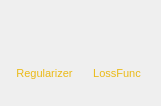
                                   <widget class="QWidget" name="widget_3" native="true">
                                    <property name="geometry">
                                     <rect>
                                      <x>-5</x>
                                      <y>580</y>
                                      <width>161</width>
                                      <height>106</height>
                                     </rect>
                                    </property>
                                    <property name="sizePolicy">
                                     <sizepolicy hsizetype="Preferred" vsizetype="Maximum">
                                      <horstretch>0</horstretch>
                                      <verstretch>0</verstretch>
                                     </sizepolicy>
                                    </property>
                                    <property name="styleSheet">
                                     <string notr="true">color: rgb(235, 186, 22);</string>
                                    </property>
                                    <layout class="QGridLayout" name="gridLayout_4">
                                     <item row="0" column="1">
                                      <widget class="QWidget" name="widget_16" native="true">
                                       <layout class="QVBoxLayout" name="verticalLayout_31">
                                        <property name="leftMargin">
                                         <number>4</number>
                                        </property>
                                        <property name="topMargin">
                                         <number>4</number>
                                        </property>
                                        <property name="rightMargin">
                                         <number>4</number>
                                        </property>
                                        <property name="bottomMargin">
                                         <number>4</number>
                                        </property>
                                        <item>
                                         <widget class="NNBLostFuncBlock" name="loss_func_block">
                                          <property name="cursor">
                                           <cursorShape>PointingHandCursor</cursorShape>
                                          </property>
                                          <property name="toolTip">
                                           <string>Loss Function</string>
                                          </property>
                                          <property name="styleSheet">
                                           <string notr="true"/>
                                          </property>
                                          <property name="text">
                                           <string/>
                                          </property>
                                          <property name="pixmap">
                                           <pixmap resource="../files.qrc">:/component/icons/component/LossFuction.png</pixmap>
                                          </property>
                                          <property name="scaledContents">
                                           <bool>true</bool>
                                          </property>
                                          <property name="alignment">
                                           <set>Qt::AlignCenter</set>
                                          </property>
                                          <property name="margin">
                                           <number>7</number>
                                          </property>
                                         </widget>
                                        </item>
                                        <item>
                                         <widget class="QLabel" name="label_25">
                                          <property name="font">
                                           <font>
                                            <family>Segoe UI</family>
                                            <pointsize>8</pointsize>
                                           </font>
                                          </property>
                                          <property name="text">
                                           <string>LossFunc</string>
                                          </property>
                                          <property name="textFormat">
                                           <enum>Qt::AutoText</enum>
                                          </property>
                                          <property name="alignment">
                                           <set>Qt::AlignCenter</set>
                                          </property>
                                          <property name="wordWrap">
                                           <bool>false</bool>
                                          </property>
                                         </widget>
                                        </item>
                                       </layout>
                                      </widget>
                                     </item>
                                     <item row="0" column="0">
                                      <widget class="QWidget" name="widget_18" native="true">
                                       <layout class="QVBoxLayout" name="verticalLayout_33">
                                        <property name="leftMargin">
                                         <number>4</number>
                                        </property>
                                        <property name="topMargin">
                                         <number>4</number>
                                        </property>
                                        <property name="rightMargin">
                                         <number>4</number>
                                        </property>
                                        <property name="bottomMargin">
                                         <number>4</number>
                                        </property>
                                        <item>
                                         <widget class="NNBRegularizerIcon" name="regularizer">
                                          <property name="cursor">
                                           <cursorShape>PointingHandCursor</cursorShape>
                                          </property>
                                          <property name="toolTip">
                                           <string>Regularizer</string>
                                          </property>
                                          <property name="styleSheet">
                                           <string notr="true"/>
                                          </property>
                                          <property name="text">
                                           <string/>
                                          </property>
                                          <property name="pixmap">
                                           <pixmap resource="../files.qrc">:/component/icons/component/Regularizer.png</pixmap>
                                          </property>
                                          <property name="scaledContents">
                                           <bool>true</bool>
                                          </property>
                                          <property name="alignment">
                                           <set>Qt::AlignCenter</set>
                                          </property>
                                          <property name="margin">
                                           <number>7</number>
                                          </property>
                                         </widget>
                                        </item>
                                        <item>
                                         <widget class="QLabel" name="label_27">
                                          <property name="font">
                                           <font>
                                            <family>Segoe UI</family>
                                            <pointsize>8</pointsize>
                                           </font>
                                          </property>
                                          <property name="text">
                                           <string>Regularizer</string>
                                          </property>
                                          <property name="textFormat">
                                           <enum>Qt::AutoText</enum>
                                          </property>
                                          <property name="alignment">
                                           <set>Qt::AlignCenter</set>
                                          </property>
                                          <property name="wordWrap">
                                           <bool>false</bool>
                                          </property>
                                         </widget>
                                        </item>
                                       </layout>
                                      </widget>
                                     </item>
                                    </layout>
                                   </widget>
